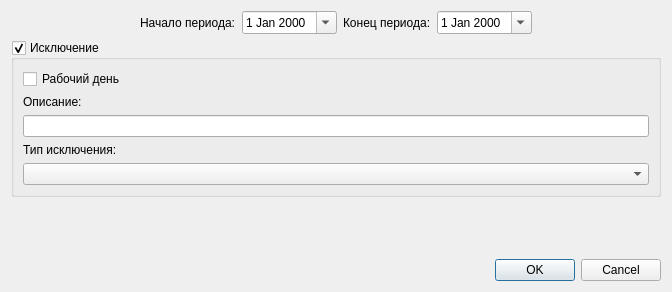
<?xml version="1.0" encoding="UTF-8"?>
<ui version="4.0">
 <class>calendarPeriodDialog</class>
 <widget class="QDialog" name="calendarPeriodDialog">
  <property name="geometry">
   <rect>
    <x>0</x>
    <y>0</y>
    <width>672</width>
    <height>292</height>
   </rect>
  </property>
  <property name="windowTitle">
   <string>Данные календарнго периода</string>
  </property>
  <layout class="QVBoxLayout" name="verticalLayout">
   <item>
    <layout class="QHBoxLayout" name="horizontalLayout">
     <item>
      <spacer name="horizontalSpacer_2">
       <property name="orientation">
        <enum>Qt::Horizontal</enum>
       </property>
       <property name="sizeHint" stdset="0">
        <size>
         <width>40</width>
         <height>20</height>
        </size>
       </property>
      </spacer>
     </item>
     <item>
      <widget class="QLabel" name="label">
       <property name="text">
        <string>Начало периода:</string>
       </property>
      </widget>
     </item>
     <item>
      <widget class="QDateEdit" name="fromDateCtrl">
       <property name="readOnly">
        <bool>false</bool>
       </property>
       <property name="calendarPopup">
        <bool>true</bool>
       </property>
      </widget>
     </item>
     <item>
      <widget class="QLabel" name="label_2">
       <property name="text">
        <string>Конец периода:</string>
       </property>
      </widget>
     </item>
     <item>
      <widget class="QDateEdit" name="toDateCtrl">
       <property name="readOnly">
        <bool>false</bool>
       </property>
       <property name="calendarPopup">
        <bool>true</bool>
       </property>
      </widget>
     </item>
     <item>
      <spacer name="horizontalSpacer_3">
       <property name="orientation">
        <enum>Qt::Horizontal</enum>
       </property>
       <property name="sizeHint" stdset="0">
        <size>
         <width>40</width>
         <height>20</height>
        </size>
       </property>
      </spacer>
     </item>
    </layout>
   </item>
   <item>
    <widget class="QGroupBox" name="exceptDayBox">
     <property name="title">
      <string>Исключение</string>
     </property>
     <property name="checkable">
      <bool>true</bool>
     </property>
     <layout class="QVBoxLayout" name="verticalLayout_4">
      <item>
       <widget class="QCheckBox" name="isWorkingDayCheck">
        <property name="text">
         <string>Рабочий день</string>
        </property>
       </widget>
      </item>
      <item>
       <layout class="QVBoxLayout" name="verticalLayout_3">
        <item>
         <widget class="QLabel" name="exceptDayNameLbl">
          <property name="text">
           <string>Описание:</string>
          </property>
         </widget>
        </item>
        <item>
         <widget class="QLineEdit" name="exceptDayName"/>
        </item>
       </layout>
      </item>
      <item>
       <layout class="QVBoxLayout" name="verticalLayout_2">
        <item>
         <widget class="QLabel" name="exceptTypeComboLbl">
          <property name="text">
           <string>Тип исключения:</string>
          </property>
         </widget>
        </item>
        <item>
         <widget class="QComboBox" name="exceptTypeCombo"/>
        </item>
       </layout>
      </item>
     </layout>
    </widget>
   </item>
   <item>
    <spacer name="verticalSpacer">
     <property name="orientation">
      <enum>Qt::Vertical</enum>
     </property>
     <property name="sizeHint" stdset="0">
      <size>
       <width>20</width>
       <height>40</height>
      </size>
     </property>
    </spacer>
   </item>
   <item>
    <widget class="QDialogButtonBox" name="buttonBox">
     <property name="orientation">
      <enum>Qt::Horizontal</enum>
     </property>
     <property name="standardButtons">
      <set>QDialogButtonBox::Cancel|QDialogButtonBox::Ok</set>
     </property>
    </widget>
   </item>
  </layout>
 </widget>
 <resources/>
 <connections>
  <connection>
   <sender>buttonBox</sender>
   <signal>accepted()</signal>
   <receiver>calendarPeriodDialog</receiver>
   <slot>accept()</slot>
   <hints>
    <hint type="sourcelabel">
     <x>248</x>
     <y>254</y>
    </hint>
    <hint type="destinationlabel">
     <x>157</x>
     <y>274</y>
    </hint>
   </hints>
  </connection>
  <connection>
   <sender>buttonBox</sender>
   <signal>rejected()</signal>
   <receiver>calendarPeriodDialog</receiver>
   <slot>reject()</slot>
   <hints>
    <hint type="sourcelabel">
     <x>316</x>
     <y>260</y>
    </hint>
    <hint type="destinationlabel">
     <x>286</x>
     <y>274</y>
    </hint>
   </hints>
  </connection>
 </connections>
</ui>
